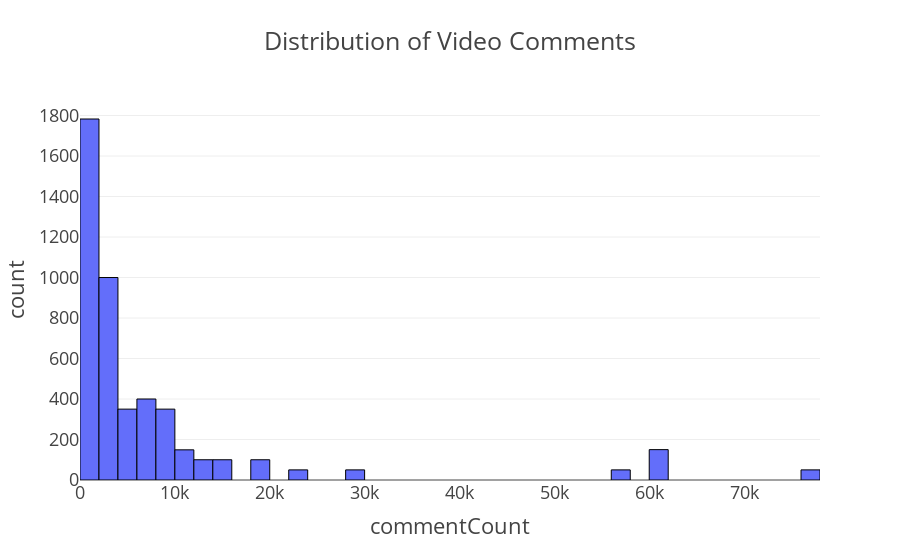

This figure's notebook cell:
### Markdown cell above
### Distribution of Video Comments

We visualize the distribution of `commentCount` using a histogram:

- Divides comment counts into 50 bins to show frequency  
- Uses a transparent background and black bar borders for clean styling  
- Helps highlight whether most videos receive few or many comments

This chart reveals viewer engagement trends through commenting behavior.

### Code cell
# Comments Histogram
fig = px.histogram(merged_df, x='commentCount', nbins=50,
                    title='Distribution of Video Comments',
                    color_discrete_sequence=["#636EFA"])
fig.update_traces(marker_line_color='black', marker_line_width=1)
fig.update_layout(template='presentation',
                   paper_bgcolor='rgba(0,0,0,0)',
                   plot_bgcolor='rgba(0,0,0,0)')
fig.show()
fig.write_image(os.path.join(results_dir, 'comments_hist.jpg'))
fig.write_image(os.path.join(results_dir, 'comments_hist.png'))
fig.write_html(os.path.join(results_dir, 'comments_hist.html'))

### Figure 1 — Plotly figure (JSON) as saved in the notebook; plotly's stock layout.template omitted (floating-point values rounded to 4 significant figures; data arrays with more than 128 entries replaced by an {"elided": "..."} marker saying what was removed)
{"data": [{"bingroup": "x", "hovertemplate": "commentCount=%{x}<br>count=%{y}<extra></extra>", "legendgroup": "", "marker": {"color": "#636EFA", "line": {"color": "black", "width": 1}, "pattern": {"shape": ""}}, "name": "", "nbinsx": 50, "orientation": "v", "showlegend": false, "type": "histogram", "x": {"elided": "4682 int values"}, "xaxis": "x", "yaxis": "y"}], "layout": {"autosize": true, "barmode": "relative", "legend": {"tracegroupgap": 0}, "paper_bgcolor": "rgba(0, 0, 0, 0)", "plot_bgcolor": "rgba(0, 0, 0, 0)", "title": {"text": "Distribution of Video Comments"}, "xaxis": {"anchor": "y", "autorange": true, "domain": [0, 1], "range": [-0.5, 78000.0], "title": {"text": "commentCount"}, "type": "linear"}, "yaxis": {"anchor": "x", "autorange": true, "domain": [0, 1], "range": [0, 1877.0], "title": {"text": "count"}}}}
